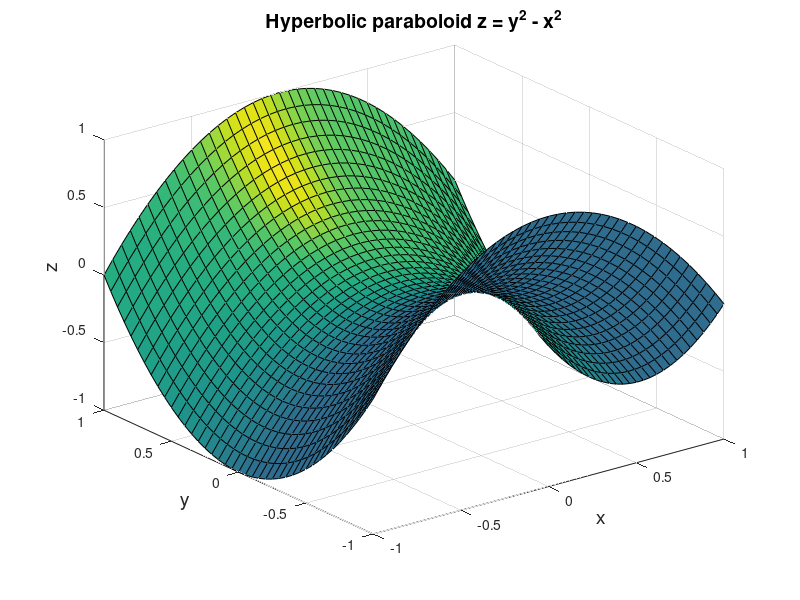

The MATLAB source for this figure:
x = -1:0.05:1;
y = x;
[xi, yi] = meshgrid(x,y);
zi = yi.^2 - xi.^2;
surfl(xi, yi, zi);
title('Hyperbolic paraboloid z = y^2 - x^2');
h = get(gca, 'Title');
set(h, 'FontSize', 14);
xlabel('x');
xl = get(gca,'xlabel');
set(xl, 'FontSize', 14);
ylabel('y');
yl = get(gca,'ylabel');
set(yl, 'FontSize', 14);
zlabel('z');
zl = get(gca,'zlabel');
set(zl, 'FontSize', 14);
savefig('Example_06_Figure_01.fig')